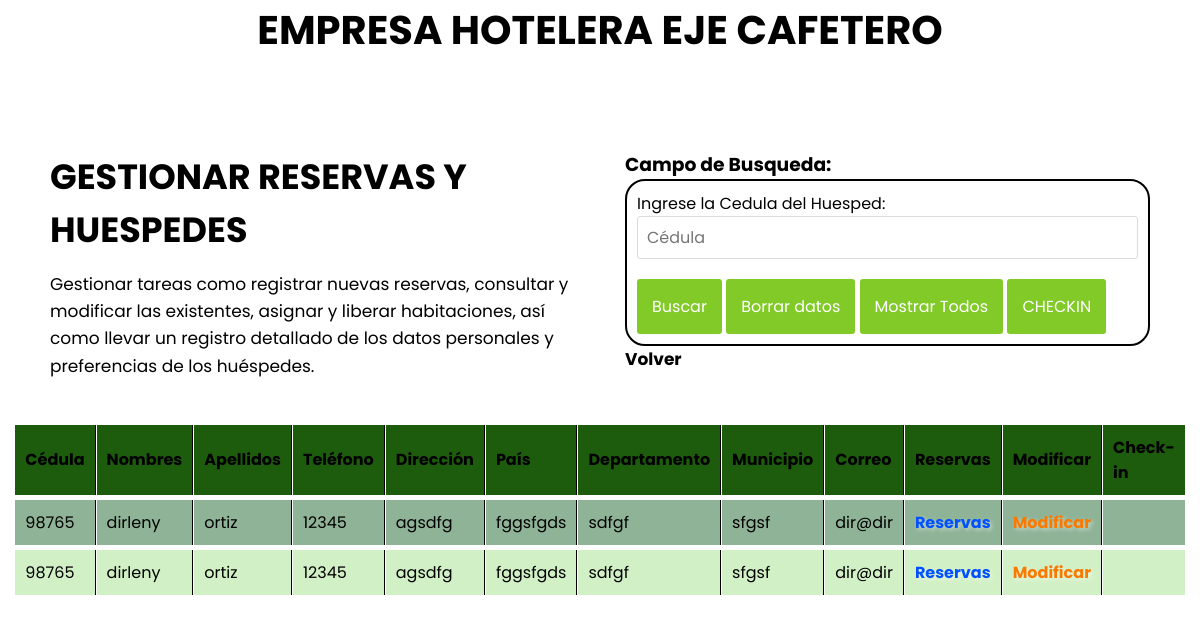
The app's page /gestion_huespedes.php with its own data.
### tables this page shows
CREATE TABLE reserva(
	id_reserva int auto_increment,
    fecha_inicio date,
    fecha_final date,
    cedula_cliente int,
    numero_habitacion int,
    numero_noches int,
    precio_total int,
    checkin boolean default 0,
    primary key(id_reserva),
    foreign key(cedula_cliente) references clientes(cedula_cliente),
    foreign key(numero_habitacion) references habitaciones(numero_habitacion)
);

CREATE TABLE clientes(
	cedula_cliente int not null,
    nombre varchar(45),
    apellido varchar(45),
    telefono varchar(45),
    direccion varchar(100),
    nombre_pais varchar(45),
    nombre_departamento varchar(45),
    nombre_municipio varchar(45),
    correo varchar(45),
    contrasena varchar(45),
    primary key(cedula_cliente)
);

### gestion_huespedes.php (the view, shortened to what this page needs)
<?php
    $con = conexion();
    if(isset($_POST['buscar'])){
        if(isset($_POST['cedula'])){
            $buscarCedula = $_POST['cedula'];
            $query_huesped = mysqli_query($con, "SELECT * FROM clientes WHERE cedula_cliente = '$buscarCedula'");
        }else{
            echo "
                <script>
                    alert('Ingrese una Cédula.')
                </script>
            ";
        }
    }else if(isset($_POST['todos'])){
        $query_huesped = mysqli_query($con, "SELECT * FROM clientes c  LEFT JOIN reserva r ON c.cedula_cliente= r.cedula_cliente WHERE r.checkin = '0'");
    }else{
        $query_huesped = mysqli_query($con, "SELECT * FROM clientes c  LEFT JOIN reserva r ON c.cedula_cliente= r.cedula_cliente WHERE r.checkin = '0'");
    }
?>
<!DOCTYPE html>
<html lang="es">
<head>
    <link rel="stylesheet" href="assets/style.css">
    <link href="
    https://cdn.jsdelivr.net/npm/remixicon@3.5.0/fonts/remixicon.min.css
    " rel="stylesheet">
</head>
<body>
    <h1 class="titulo">EMPRESA HOTELERA EJE CAFETERO</h1>
    <div class="container-form">
        <div class="info-form">
            <h2>GESTIONAR RESERVAS Y HUESPEDES</h2>
            <p>Gestionar tareas como registrar nuevas reservas, consultar y modificar las existentes, asignar y liberar habitaciones, así como llevar un registro detallado de los datos personales y preferencias de los huéspedes.</p>
        </div>
        <div>
            <form action="gestion_huespedes.php" autocomplete="off" method="post">
                <h3>Campo de Busqueda:<br></h3>
                <div class="checkin">
                    <label for="cedula">Ingrese la Cedula del Huesped:<br></label>
                    <input type="input" name="cedula" class="campo" placeholder="Cédula"><br>
                    <input type="submit" name="buscar" value="Buscar" class="btn-enviar">
                    <input type="reset" value="Borrar datos" class="btn-enviar">
                    <input type="submit" name="todos" value="Mostrar Todos" class="btn-enviar">
                    <input type="submit" name="checkin" value="CHECKIN" class="btn-enviar">
                    </form>
                </div>
                <a href="menuPrincipal.php">Volver</a>
        </div>
    <div class="tablas">
        <table class="tabla-intercalada">
            <thead>
                <tr>
                    <td>Cédula</td>
                    <td>Nombres</td>
                    <td>Apellidos</td>
                    <td>Teléfono</td>
                    <td>Dirección</td>
                    <td>País</td>
                    <td>Departamento</td>
                    <td>Municipio</td>
                    <td>Correo</td>
                    <td>Reservas</td>
                    <td>Modificar</td>
                    <td>Check-in</td>
                </tr>
            </thead>
            <tbody>
                <?php if (mysqli_num_rows($query_huesped) > 0) {
                    while ($row = $query_huesped->fetch_assoc()) { ?>
                    <tr>
                        <td> <?php echo $row['cedula_cliente'] ?></td>
                        <td> <?php echo $row['nombre'] ?></td>
                        <td> <?php echo $row['apellido'] ?></td>
                        <td> <?php echo $row['telefono'] ?></td>
                        <td> <?php echo $row['direccion'] ?></td>
                        <td> <?php echo $row['nombre_pais'] ?></td>
                        <td> <?php echo $row['nombre_departamento'] ?></td>
                        <td> <?php echo $row['nombre_municipio'] ?></td>
                        <td> <?php echo $row['correo'] ?></td>
                        <?php $link = "?cedula=" . urlencode($row['cedula_cliente']) ?>
                        <td> <a href="mostrar_reservas.php<?php echo $link ?>" class="aReserva">Reservas</a></td>
                        <td> <a href="modificar_huespedes.php<?php echo $link ?>" class="aModificar">Modificar</a></td>
                        <td> <a href="php/validar_checkin.php<?php echo $link ?>" class="aEliminar"><i class="ri-hotel-bed-fill"></i></a></td>
                    </tr>
                    <?php }
                } ?>
            </tbody>
        </table>
    </div>
</body>
</html>

### assets/style.css (style rules this page uses)
* { margin: 0; padding: 0; box-sizing: border-box; font-family: "Poppins", sans-serif; text-decoration: none; color: inherit; }
.container-form { width: 100%; max-width: 1100px; margin: auto; margin-bottom: 10px; display: grid; grid-template-columns: repeat(2,1fr); grid-gap: 50px; margin-top: 90px; }
.container-form h2 { margin-bottom: 15px; font-size: 35px }
.container-form p { font-size: 17px; line-height: 1.6; margin-bottom: 30px; }
.container-form a { font-size: 17px; display: inline-block; text-decoration: none; width: 100%; margin-bottom: 15px; color: black; font-weight: 700; }
.container-form form .campo, textarea { width: 100%; padding: 8px 9px; font-size: 16px; border: 1px solid #dbdbdb; margin-bottom: 20px; border-radius: 3px; outline: 0px; }
.container-form .btn-enviar { padding: 15px; font-size: 16px; border: none; outline: 0px; background: rgb(129, 202, 40); color: white; border-radius: 3px; cursor: pointer; transition: all 300ms ease; }
.titulo { display: flex; text-align: center; justify-content: center; font-size: 40px; }
.checkin { border: 2px solid black; border-radius: 20px; padding: 10px; }
.tablas { justify-content: center; display: flex; }
.tabla-intercalada { width: 90%; border-collapse: separate; border-spacing: 1px 5px; }
.tabla-intercalada td, th { padding: 10px; }
.tabla-intercalada thead { background-color: #1c5c0c; font-weight: bold; }
.tabla-intercalada tbody tr:nth-child(odd) { background-color: #8eb396; }
.tabla-intercalada tbody tr:nth-child(even) { background-color: #d2f0c5; }
.aReserva { color: #0051ff; font-weight: bold; text-shadow: 2px 2px 4px rgba(255, 255, 255, 0.5); }
.aModificar { color: #fa7900; font-weight: bold; text-shadow: 2px 2px 4px rgba(255, 255, 255, 0.5); }
.factura th, td { border-right: 1px solid black; padding: 2px; }
.factura th:last-child, td:last-child { border-right: none; }

### records on screen
reserva: cedula_cliente "98765", cedula_cliente.nombre "dirleny", cedula_cliente.apellido "ortiz", cedula_cliente.telefono "12345", cedula_cliente.direccion "agsdfg", cedula_cliente.nombre_pais "fggsfgds", cedula_cliente.nombre_departamento "sdfgf", cedula_cliente.nombre_municipio "sfgsf", cedula_cliente.correo "dir@dir"
reserva: cedula_cliente "98765", cedula_cliente.nombre "dirleny", cedula_cliente.apellido "ortiz", cedula_cliente.telefono "12345", cedula_cliente.direccion "agsdfg", cedula_cliente.nombre_pais "fggsfgds", cedula_cliente.nombre_departamento "sdfgf", cedula_cliente.nombre_municipio "sfgsf", cedula_cliente.correo "dir@dir"
